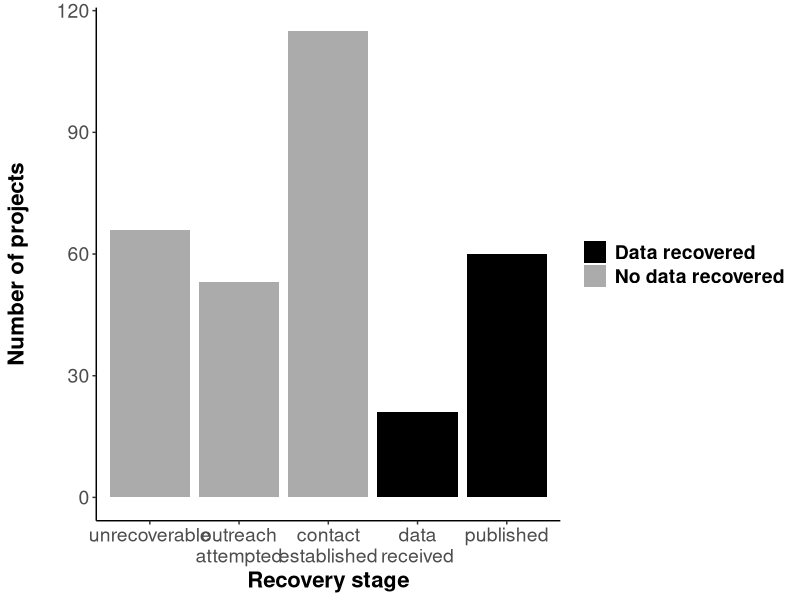
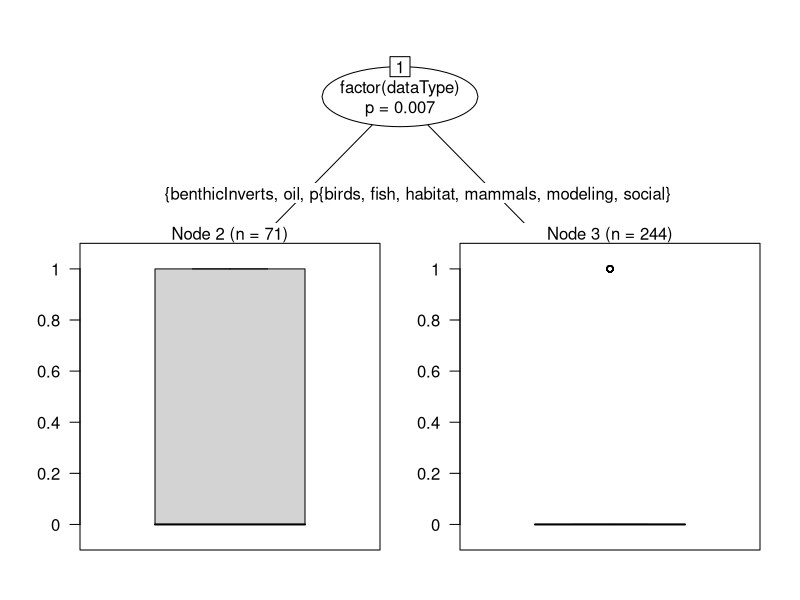

Recreate these plots in R, in order.
## ---- chunk 1

library(knitr)
library(dplyr)
library(readr)
library(reshape2)
library(ggplot2)
library(grid)
library(gridExtra)
library(party)

rslt=read.csv('data/evosArchResults.csv',header=T,stringsAsFactors=T)
rslt[rslt$Status=='published','Status']<-'Published'

#rslt$succ=ifelse(rslt$Status %in% c('Published','SentData','Revised'),0,1) # 0=success??? ### RM?
rslt$statSucc=ifelse(rslt$Status %in% c('Published','SentData','Revised'),1,0) # 1 = success, 2 = not successful


agDes=read.csv('data/ecoInfoAgencyDesig.csv',header=T,stringsAsFactors=T,col.names=c('agency','agGrp','agSubGrp'))
agDes$agGrp=gsub('nonProf','private',agDes$agGrp)


rslt2=merge(rslt,agDes,all.x=T)
rslt2=rslt2 %>%
  filter(!end>2010) %>%
  select(Status,start,end,ecosystem,dataType,statSucc,agGrp,agSubGrp,reason)

splBio=strsplit(as.character(rslt2$dataType),'-')

rslt2$dataType<-gsub("biological-",'',rslt2$dataType)

## ---- chunk 2

overall=table(rslt2$Status)
overallLong=melt(overall)
colnames(overallLong)=c('Status','nDatasets')
overall2=overallLong %>%
  mutate(prop=nDatasets/sum(nDatasets))

possible=overallLong %>%
  filter(!Status=='Unrecoverable') %>%
  mutate(prop=nDatasets/sum(nDatasets))

statusOrd=c('Unrecoverable','Emailed','Replied','SentData','Revised','Published')
stSuccCols=c("0"='gray67',"1"="black")

statPlot=ggplot()+
  geom_bar(data=rslt2,
                 aes(x=factor(Status,levels=statusOrd,ordered=T),fill=factor(statSucc)))+
  scale_x_discrete(labels=c("unrecoverable","outreach\nattempted","contact\nestablished","data\nreceived","published"))+
  scale_fill_manual(name="Data obtained?",
                    breaks=c("1","0"),
                    values=stSuccCols,
                    labels=c("Data recovered", "No data recovered"))+
  theme(legend.title=element_blank())+
  theme(panel.grid.major = element_blank(),
        panel.grid.minor = element_blank(),
        panel.border = element_blank(),
        panel.background = element_blank())+
  xlab("Recovery stage")+ 
  ylab('Number of projects\n')+
  theme(axis.text=element_text(size=14),
        title=element_text(size=16,face="bold"),
        legend.text = element_text(size = 14, face = "bold"))+
  theme(axis.line.x = element_line(color="black"),
        axis.line.y = element_line(color="black"))

statPlot

## ---- chunk 3
# Number of projects requested
nProj<-sum(overall)

# percent successful
percRcv<-sum(overall[c("Published","SentData")])/sum(overall)

## ---- chunk 4
blrDat<-rslt2 %>%
  select(end,dataType,statSucc,agSubGrp)

mod<-glm(statSucc~.,family = binomial(link="logit"),data=blrDat)

#rm factors that are not significant

dtMod<-glm(statSucc~dataType,family = binomial(link="logit"),data=blrDat)
#summary(dtMod)

## ---- chunk 5

summary(mod)

## ---- chunk 6
nest<-rslt2 %>%
  mutate(pContInf=ifelse(is.na(reason),1,ifelse(reason=="no contact info",0,1))) %>% #use all date
  mutate(pRepl=ifelse(Status=="Emailed",0,1)) %>% # remove "no contact info" values when analyzing --> of those that we had contact info for, how many replied?
  mutate(pSent=ifelse(Status=="SentData",1,ifelse(Status=="Published",1,0))) %>% # rm "no contact info" & emailed data when analyzing --> of those that 'replied' which sent data?
  mutate(pPub=ifelse(Status=="Published",1,0))

nest1blm<-glm(pContInf~end+dataType+agSubGrp,family = binomial(link="logit"),data=nest)

summary(nest1blm)

summary(nest1b<-glm(pContInf~end,family = binomial(link = "logit"),data=nest))
## ---- chunk 7

nest2<-nest %>%
  filter(is.na(reason) | reason !="no contact info")

nest2blm<-glm(pRepl~end+dataType+agSubGrp,family = binomial(link="logit"),data=nest2)

summary(nest2blm)

## ---- chunk 8

nest3<-nest2 %>%
  filter(!Status=="Emailed")

nest3blm<-glm(pSent~end+dataType+agSubGrp,family = binomial(link="logit"),data=nest3)

summary(nest3blm)

## ---- chunk 9

nest4<-nest3 %>%
  filter(Status %in% c("SentData","Published"))

nest4blm<-glm(pPub~end+dataType+agSubGrp,family = binomial(link="logit"),data=nest4)

summary(nest4blm)

## ---- chunk 10
rslt2$dataType<-as.factor(rslt2$dataType)
partyForBio<-cforest(statSucc~agSubGrp+end+dataType,data=rslt2,controls = cforest_unbiased(mtry = 2, ntree = 1000))
varimp(partyForBio)
## ---- chunk 11
partreeBio<-ctree(statSucc~agSubGrp+end+factor(dataType),data=rslt2)

partreeBio

plot(partreeBio)
